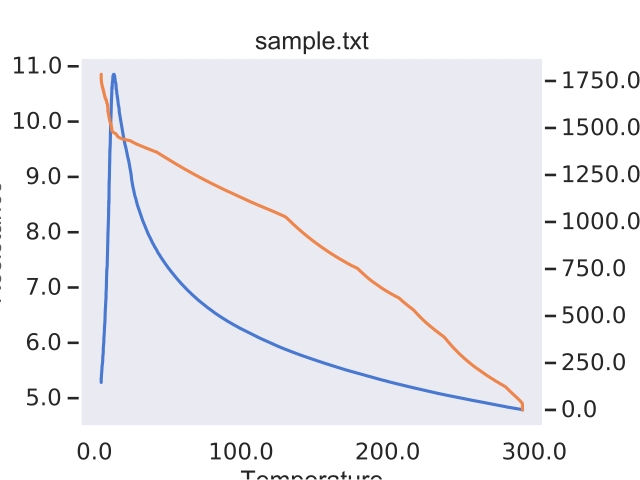

The Python source for this figure:
"""Example plot style using Seaborn plot styling template."""
from Stoner import Data, __home__
from Stoner.plot.formats import SeabornPlotStyle
import os.path as path

filename = path.realpath(path.join(__home__, "..", "doc", "samples", "sample.txt"))
d = Data(filename, setas="xyy", template=SeabornPlotStyle(stylename="dark", context="talk", palette="muted"))
d.plot(multiple="y2")
